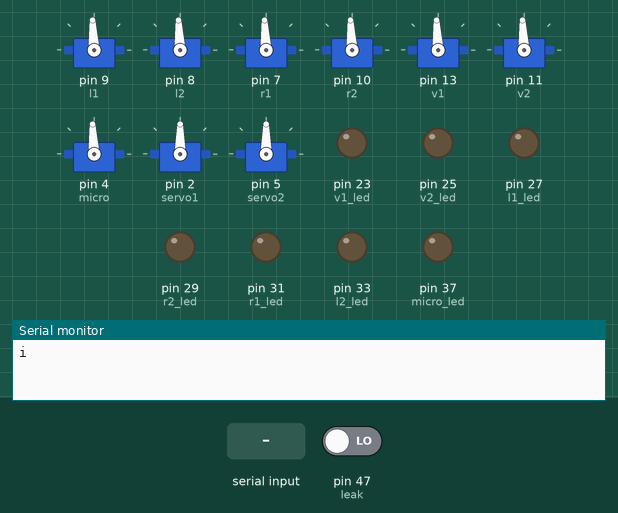
Recording of a sketch running on a simulated Arduino Mega 2560, built with avr-gcc and run on an emulated ATmega2560. Shown: 9 × servo, output pins drawn as LEDs (lit = HIGH), the last lines printed to the serial monitor. The test bench sets the inputs (shaded band); at power-on: pin 47 (leak) LOW.

Above: at 1.2 s.
1.3 s: "1\n" received over Serial
At 2.2 s:
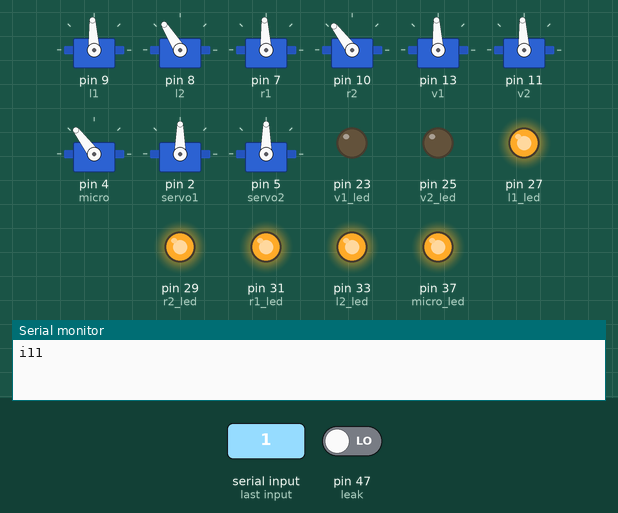
2.8 s: "2\n" received over Serial
At 3.3 s:
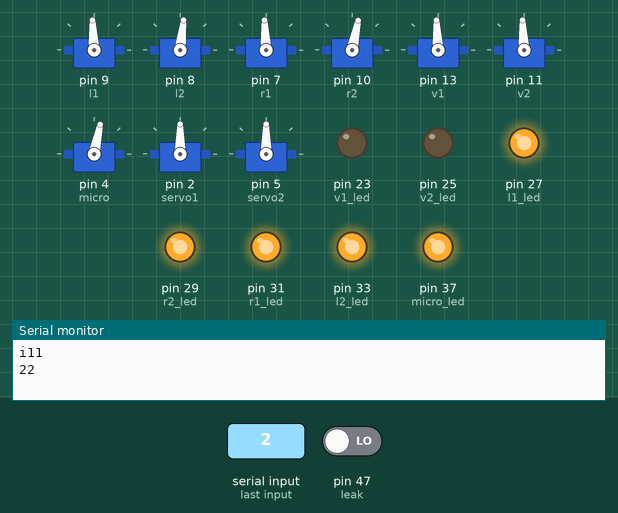
6.4 s: "0\n" received over Serial
At 7.2 s:
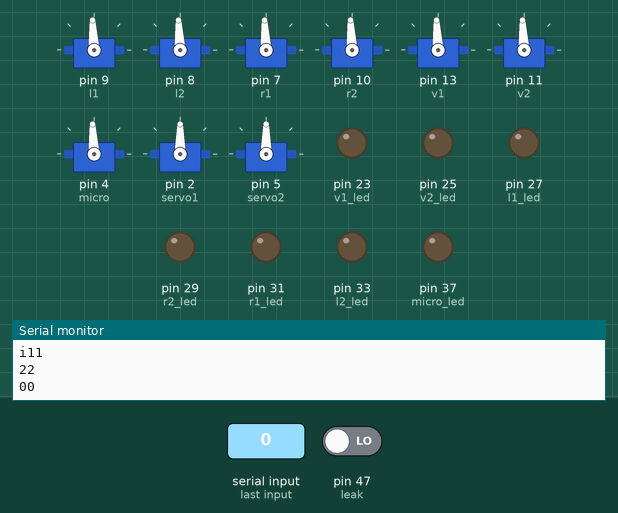
Timing chart, 0 to 9.4 s (numbered marks = the images above; inputs shaded):
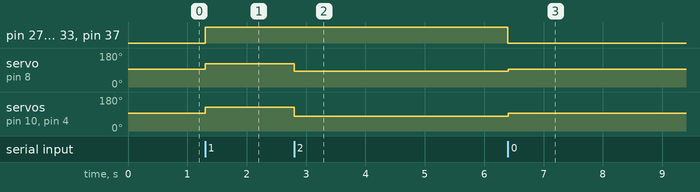

Measured:
- after the input at 1.3 s, pin 27 (l1_led), pin 29 (r2_led), pin 31 (r1_led), pin 33 (l2_led), pin 37 (micro_led): LOW → HIGH at once; servo on pin 8 (l2): 93° → 122° at once; servo on pin 10 (r2), servo on pin 4 (micro): 93° → 127° at once
- after the input at 2.8 s, servo on pin 8 (l2): 122° → 83° at once; servo on pin 10 (r2), servo on pin 4 (micro): 127° → 78° at once
- after the input at 6.4 s, pin 27 (l1_led), pin 29 (r2_led), pin 31 (r1_led), pin 33 (l2_led), pin 37 (micro_led): HIGH → LOW at once; servo on pin 8 (l2): 83° → 93° at once; servo on pin 10 (r2), servo on pin 4 (micro): 78° → 93° at once

The sketch:

ROV_Control.ino
```cpp
#include <Servo.h>
// Motors
Servo l1, l2, r1, r2, v1, v2, micro;
int l1_led = 27, l2_led = 33, r1_led = 31, r2_led = 29, v1_led = 23, v2_led = 25, micro_led = 37;

//Camera Servos
Servo servo1, servo2;
int serPos1 = 90, serPos2 = 90;

// Leak
#define leak 47

//Temp sensor
//#define temp A15

int prevDir = -1;

void setup() {
  // Motors
  l1.attach(9);
  l2.attach(8);
  r1.attach(7);
  r2.attach(10);

  v1.attach(13);
  v2.attach(11);

  micro.attach(4);

  v1.writeMicroseconds(1500);
  v2.writeMicroseconds(1500);
  micro.writeMicroseconds(1500);
  l1.writeMicroseconds(1500);
  l2.writeMicroseconds(1500);
  r1.writeMicroseconds(1500);
  r2.writeMicroseconds(1500);

  pinMode(l1_led, OUTPUT);
  pinMode(l2_led, OUTPUT);
  pinMode(r1_led, OUTPUT);
  pinMode(r2_led, OUTPUT);
  pinMode(v1_led, OUTPUT);
  pinMode(v2_led, OUTPUT);
  pinMode(micro_led, OUTPUT);

  // Camera Servos
  servo1.attach(2);
  servo2.attach(5);

  servo1.write(serPos1);
  servo1.write(serPos2);

  // Leak
  pinMode(leak, INPUT);

  // Temp sensor
  // pinMode(temp, INPUT);

  Serial.begin(9600);
  Serial.write('i');
}

void loop() {
  if (Serial.available())
  {
    char command = Serial.read();
    Serial.write((char)command);
    if (command >> 7 == 0)
    {
      Serial.write((char)command);
      int dir = command & 15;
      int Speed = command >> 4;
      Speed *= 50;
      if (dir != prevDir)
      {
        move(dir, Speed);
      }
    }
    else
    {
      Serial.write((char)command);
      int dir = command & 127;
      if (dir == 4)
      {
        //int tempValue = analogRead(temp);
        //Serial.write(char(tempValue));
      }
      else
      {
        servoMove(dir);
      }
    }
  }

  int leakValue = digitalRead(leak);
  if (leakValue)
    Serial.write(char(255));

}
```

Movement.ino
```cpp
#define maxHorizontalPWM 350//old value = 270
#define maxVertical_V1_V2_PWM 350
#define maxVertical_V3_PWM 230
#define CENTER_THROTTLE 1500
#define red 1
#define black -1
#define up 1
#define down -1

void move(int dir, int Speed)
{
  if (dir != prevDir)
  {
    prevDir = dir;
    if (dir == 1) //forward
    {
      /**
        _l1->red
        _l2->red
        _r1->red
        _r2->red
      */
      Speed = maxHorizontalPWM;
      int speedRed = CENTER_THROTTLE + red * Speed;
      //l1.writeMicroseconds(speedRed);
      l2.writeMicroseconds(speedRed - 50);
      //r1.writeMicroseconds(speedRed);
      r2.writeMicroseconds(speedRed);
      digitalWrite(l1_led, HIGH);
      digitalWrite(l2_led, HIGH);
      digitalWrite(r1_led, HIGH);
      digitalWrite(r2_led, HIGH);

      // uncomment when need to start micro
      micro.writeMicroseconds(speedRed);
      digitalWrite(micro_led, HIGH);
    }
    else if (dir == 2) //backward
    {
      /**
        _l1->black
        _l2->black
        _r1->black
        _r2->black
      */
      Speed = min(Speed, maxHorizontalPWM);
      int speedBlack = CENTER_THROTTLE + black * Speed;
      //l1.writeMicroseconds(speedBlack);
      l2.writeMicroseconds(speedBlack + 50);
      //r1.writepMicroseconds(speedBlack);
      r2.writeMicroseconds(speedBlack);
      digitalWrite(l1_led, HIGH);
      digitalWrite(l2_led, HIGH);
      digitalWrite(r1_led, HIGH);
      digitalWrite(r2_led, HIGH);

      // uncomment when need to start micro
      micro.writeMicroseconds(speedBlack);
      digitalWrite(micro_led, HIGH);
    }
    else if (dir == 6) //turn right
    {
      /**
        _l1->red
        _l2->black
        _r1->black
        _r2->red
      */
      Speed = maxHorizontalPWM;
      int speedRed = CENTER_THROTTLE + red * Speed;
      int speedBlack = CENTER_THROTTLE + black * Speed;
      //l1.writeMicroseconds(speedRed);
      l2.writeMicroseconds(speedBlack);
      //r1.writeMicroseconds(speedBlack);
      r2.writeMicroseconds(speedRed);
      digitalWrite(l1_led, HIGH);
      digitalWrite(l2_led, HIGH);
      digitalWrite(r1_led, HIGH);
      digitalWrite(r2_led, HIGH);
    }
    else if (dir == 5) //turn left
    {
      /**
        _l1->black
        _l2->red
        _r1->red
        _r2->black
      */
      Speed = maxHorizontalPWM;
      int speedRed = CENTER_THROTTLE + red * Speed;
      int speedBlack = CENTER_THROTTLE + black * Speed;
      //l1.writeMicroseconds(speedBlack);
      l2.writeMicroseconds(speedRed);
      //r1.writeMicroseconds(speedRed);
      r2.writeMicroseconds(speedBlack);
      digitalWrite(l1_led, HIGH);
      digitalWrite(l2_led, HIGH);
      digitalWrite(r1_led, HIGH);
      digitalWrite(r2_led, HIGH);
    }
    /*else if (dir == 4) //right
    {
      /**
        _l1->red
        _l2->red
        _r1->black
        _r2->black
      */
      /*Speed = maxHorizontalPWM;
      int speedRed = CENTER_THROTTLE + red * Speed;
      int speedBlack = CENTER_THROTTLE + black * Speed;
      //l1.writeMicroseconds(speedRed);
      l2.writeMicroseconds(speedRed);
      //r1.writeMicroseconds(speedBlack);
      r2.writeMicroseconds(speedBlack);
      digitalWrite(l1_led, HIGH);
      digitalWrite(l2_led, HIGH);
      digitalWrite(r1_led, HIGH);
      digitalWrite(r2_led, HIGH);
    }
    else if (dir == 3) //left
    {
      /**
        _l1->black
        _l2->black
        _r1->red
        _r2->red
      */
     /* Speed = maxHorizontalPWM;
      int speedRed = CENTER_THROTTLE + red * Speed;
      int speedBlack = CENTER_THROTTLE + black * Speed;
      //l1.writeMicroseconds(speedBlack);
      l2.writeMicroseconds(speedBlack);
      //r1.writeMicroseconds(speedRed);
      r2.writeMicroseconds(speedRed);
      digitalWrite(l1_led, HIGH);
      digitalWrite(l2_led, HIGH);
      digitalWrite(r1_led, HIGH);
      digitalWrite(r2_led, HIGH);
    }*/
    else if (dir == 7) //up
    {
      /**
        _v1->up
        _v2->up
      */
      Speed = maxVertical_V1_V2_PWM;
      int speedUp = CENTER_THROTTLE + up * Speed;
      v1.writeMicroseconds(speedUp);
      v2.writeMicroseconds(speedUp);
      digitalWrite(v1_led, HIGH);
      digitalWrite(v2_led, HIGH);
    }
    else if (dir == 8) //down
    {
      /**
        _v1->down
        _v2->down
      */
      Speed = maxVertical_V1_V2_PWM;
      int speedDown = CENTER_THROTTLE + down * Speed;
      v1.writeMicroseconds(speedDown);
      v2.writeMicroseconds(speedDown);
      digitalWrite(v1_led, HIGH);
      digitalWrite(v2_led, HIGH);
    }
    else if (dir == 9) //turnForwardAboutX_Axis
    {
      /**
        _v3->up
      */
      Speed = maxVertical_V3_PWM;
      int speedUp = CENTER_THROTTLE + up * Speed;
    }
    else if (dir == 10) //turnBackwardAboutX_Axis
    {
      /**
        _v3->down
      */
      Speed = maxVertical_V3_PWM;
      int speedDown = CENTER_THROTTLE + down * Speed;
    }
    else if (dir == 11) //turnRightAboutY_Axis
    {
      /**
        _v1->up
        _v2->down
      */
      Speed = maxVertical_V1_V2_PWM;
      int speedDown = CENTER_THROTTLE + down * Speed;
      int speedUp = CENTER_THROTTLE + up * Speed;
      v1.writeMicroseconds(speedUp);
      v2.writeMicroseconds(speedDown);
      digitalWrite(v1_led, HIGH);
      digitalWrite(v2_led, HIGH);
    }
    else if (dir == 12) //turnLeftAboutY_Axis
    {
      /**
        _v1->down
        _v2->up
      */
      Speed = maxVertical_V1_V2_PWM;
      int speedDown = CENTER_THROTTLE + down * Speed;
      int speedUp = CENTER_THROTTLE + up * Speed;
      v1.writeMicroseconds(speedDown);
      v2.writeMicroseconds(speedUp);
      digitalWrite(v1_led, HIGH);
      digitalWrite(v2_led, HIGH);
    }
    else
    {
      v1.writeMicroseconds(CENTER_THROTTLE);
      v2.writeMicroseconds(CENTER_THROTTLE);
      //l1.writeMicroseconds(CENTER_THROTTLE);
      l2.writeMicroseconds(CENTER_THROTTLE);
      //r1.writeMicroseconds(CENTER_THROTTLE);
      r2.writeMicroseconds(CENTER_THROTTLE);
      micro.writeMicroseconds(CENTER_THROTTLE);
      digitalWrite(l1_led, LOW);
      digitalWrite(l2_led, LOW);
      digitalWrite(r1_led, LOW);
      digitalWrite(r2_led, LOW);
      digitalWrite(v1_led, LOW);
      digitalWrite(v2_led, LOW);
      digitalWrite(micro_led, LOW);
    }
  }
}
```

Servo.ino
```cpp
void servoMove(int Dir)
{
  if(Dir == 0)
  {
    if(serPos1 <= 180)
    {
      serPos1 += 20;
      servo1.write(serPos1);
    }
  }
  else if(Dir == 1)
  {
    if(serPos1 >= 0)
    {
      serPos1 -= 20;
      servo1.write(serPos1);
    }
  }
  else if(Dir == 2)
  {
    if(serPos2 >= 0)
    {
      serPos2 -= 20;
      servo2.write(serPos2);
    }
  }
  else if(Dir == 3)
  {
    if(serPos2 <= 180)
    {
      serPos2 += 20;
      servo2.write(serPos2);
    }
  }
}
```
